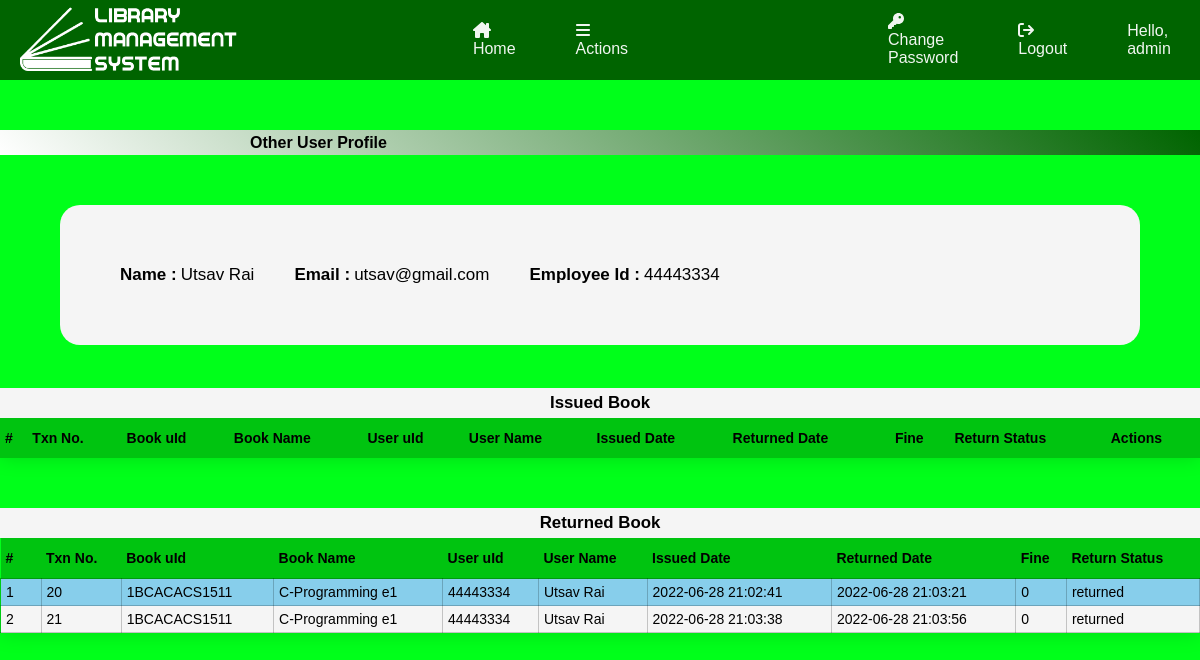
The page /Admins/profileOtherUser.php?id=16&action=p (signed in) on the database its author committed.
### tables this page shows
CREATE TABLE `user_tbl` (
  `id` int(20) NOT NULL,
  `fname` varchar(50) NOT NULL,
  `mname` varchar(50) NOT NULL,
  `lname` varchar(50) NOT NULL,
  `email` varchar(100) NOT NULL,
  `role` varchar(44) NOT NULL,
  `user_uid` varchar(60) NOT NULL,
  `password` varchar(40) NOT NULL
);

CREATE TABLE `issue_tbl` (
  `txn_no` int(100) NOT NULL,
  `book_uid` varchar(100) NOT NULL,
  `user_uid` varchar(100) NOT NULL,
  `issued_date` datetime DEFAULT NULL,
  `returned_date` datetime DEFAULT NULL,
  `return_status` varchar(44) NOT NULL,
  `fine` int(60) NOT NULL DEFAULT 0,
  `timestamp` datetime(6) NOT NULL
);

CREATE TABLE `book_details_tbl` (
  `bid` int(20) NOT NULL,
  `bname` varchar(100) NOT NULL,
  `book_id` varchar(50) NOT NULL,
  `faculty_id` int(20) NOT NULL,
  `subcode` varchar(40) NOT NULL,
  `year` varchar(15) NOT NULL,
  `semester` varchar(10) NOT NULL,
  `edition` int(10) NOT NULL,
  `category_id` int(20) NOT NULL,
  `publication` varchar(100) NOT NULL,
  `author` varchar(100) NOT NULL,
  `price` int(20) NOT NULL,
  `rack_no` varchar(10) NOT NULL,
  `total_qty` int(20) NOT NULL DEFAULT 0,
  `issued_qty` int(20) NOT NULL DEFAULT 0,
  `available_qty` int(20) NOT NULL DEFAULT 0
);

### Admins/profileOtherUser.php (the view, shortened to what this page needs)
<?php
require('adminHeader.php');
require('../config.php');
$id = $_GET['id'];
$action = $_GET['action'];
if ($action == 'p') {
    $sql = "SELECT * FROM `user_tbl` WHERE `id`=$id";
    $result = mysqli_query($conn, $sql);
    $row = mysqli_fetch_assoc($result);
    $fname = $row['fname'];
    $mname = $row['mname'];
    $lname = $row['lname'];
    $email = $row['email'];
    $empid = $row['user_uid'];
    $fullname = $fname . " " . $mname . " " . $lname;
}
?>
<!DOCTYPE html>
<html lang="en">
<head>
    <link rel="stylesheet" href="../css/profile.css">
    <link rel="stylesheet" href="./css/addForm.css">
    <link rel="stylesheet" href="../css/table.css">
</head>
<body>
    <header>
        <div class="title">
            <h4>Other User Profile</h4>
        </div>
    </header>
    <div class="profile-content">
        <div class="profile-dtl">
            <div class="topic">
                <h3>Name : <h4><?php echo $fullname; ?></h4>
                </h3>
            </div>
            <div class="topic">
                <h3>Email : <h4><?php echo $email; ?></h4>
                </h3>
            </div>
            <div class="topic">
                <h3>Employee Id : <h4><?php echo $empid; ?></h4>
                </h3>
            </div>
        </div>
    </div>
    <br>
    <section class="table-container">
        <table class="table">
            <caption>
                <h3>Issued Book</h3>
            </caption>
            <thead>
                <tr>
                    <th>#</th>
                    <th>Txn No.</th>
                    <th>Book uId</th>
                    <th>Book Name</th>
                    <th>User uId</th>
                    <th>User Name</th>
                    <th>Issued Date</th>
                    <th>Returned Date</th>
                    <th>Fine</th>
                    <th>Return Status</th>
                    <th>Actions</th>
                </tr>
            </thead>
        </table>
    </section>
    <section class="table-container">
        <table class="table">
            <caption>
                <h3>Returned Book</h3>
            </caption>
            <thead>
                <tr>
                    <th>#</th>
                    <th>Txn No.</th>
                    <th>Book uId</th>
                    <th>Book Name</th>
                    <th>User uId</th>
                    <th>User Name</th>
                    <th>Issued Date</th>
                    <th>Returned Date</th>
                    <th>Fine</th>
                    <th>Return Status</th>
                </tr>
            </thead>
            <tbody>
                <?php
                $counter = 0;
                $sql = "SELECT * FROM `issue_tbl` WHERE user_uid='$empid' AND return_status='returned'";
                $result = mysqli_query($conn, $sql);
                $num = mysqli_num_rows($result);
                if ($num > 0) {
                    while ($rows = mysqli_fetch_assoc($result)) {
                        $txn_no = $rows['txn_no'];
                        $book_uid = $rows['book_uid'];
                        $user_uid = $rows['user_uid'];
                        $issued_date = $rows['issued_date'];
                        $returnrd_date = $rows['returned_date'];
                        $fine = $rows['fine'];
                        $return_status = $rows['return_status'];
                ?>
                        <tr>
                            <?php
                            $query1 = "SELECT book_details_tbl.bname FROM issue_tbl INNER JOIN book_tbl ON issue_tbl.book_uid = book_tbl.bookuid INNER JOIN book_details_tbl ON book_tbl.bookid=book_details_tbl.book_id WHERE issue_tbl.book_uid='$book_uid'";
                            $result1 = mysqli_query($conn, $query1);
                            $row1 = mysqli_fetch_assoc($result1);
                            $bname = $row1['bname'];
                            $query3 = "SELECT * FROM user_tbl WHERE `user_uid`='$user_uid'";
                            $result3 = mysqli_query($conn, $query3);
                            $num3 = mysqli_num_rows($result3);
                            if ($num3 > 0) {
                                $row3 = mysqli_fetch_assoc($result3);
                                $fname = $row3['fname'];
                                $mname = $row3['mname'];
                                $lname = $row3['lname'];
                                $name = $fname . " " . $mname . " " . $lname;
                            }
                            ?>
                            <td><?php echo ++$counter; ?></td>
                            <td><?php echo $txn_no; ?></td>
                            <td><?php echo $book_uid; ?></td>
                            <td><?php echo $bname; ?></td>
                            <td><?php echo $user_uid; ?></td>
                            <td><?php echo $name; ?></td>
                            <td><?php echo $issued_date; ?></td>
                            <td><?php echo $returnrd_date; ?></td>
                            <td><?php echo $fine; ?></td>
                            <td><?php echo $return_status; ?></td>
                        </tr>
                <?php }
                }
                ?>
            </tbody>
        </table>
    </section>
</body>
</html>

### css/header.css (style rules this page uses)
* { margin: 0; padding: 0; }
body { background-color: rgb(0, 255, 26); font-family: Arial, Helvetica, sans-serif; background-repeat: no-repeat; background-attachment: fixed; }

### css/profile.css (style rules this page uses)
:root { --green: #006400; }
* { margin: 0; padding: 0; font-family: Arial, Helvetica, sans-serif; }
header .title { height: 25px; background: linear-gradient(45deg, white,var(--green)); padding-left: 250px; margin: 50px 0; line-height: 25px; display: flex; }
.profile-content { display: grid; place-items: center; }
.profile-dtl { display: flex; padding: 40px; background-color: whitesmoke; width: 1000px; flex-wrap: wrap; border-radius: 20px; }
.topic { display: flex; margin: 20px; }
.topic h3,.topic h4 { font-size: 17px; }
.topic h4 { font-weight: lighter; margin-left: 4px; }

### Admins/css/addForm.css (style rules this page uses)
:root { --green: #006400; }
* { padding: 0; margin: 0; }
header .title { height: 25px; background: linear-gradient(45deg, white,var(--green)); padding-left: 250px; margin: 50px 0; line-height: 25px; display: flex; }

### css/table.css (style rules this page uses)
:root { --green: #006400; }
* { padding: 0; margin: 0; font-family: Arial, Helvetica, sans-serif; }
.table-container { display: flex; justify-content: center; }
.table { border-collapse: collapse; margin: 25px 0; font-size: 0.9em; box-shadow: 0 0 20px rgba(0, 0, 0, 0.15); width: 1200px; }
table caption { background-color: whitesmoke; padding: 5px; }
.table th { padding: 5px; height: 30px; }
.table td { padding: 5px; min-width: 20px; max-width: 300px; border: 1px solid rgba(0, 0, 0, 0.203); }
.table tr { color: #000000; text-align: left; }
.table thead tr { background-color: #00640061; font-size: 14px; }
.table tbody tr { font-size: 14px; }
.table tbody tr:nth-of-type(even) { background-color: whitesmoke; }
.table tbody tr:nth-of-type(odd) { background-color: skyblue; }

### rows shown on the page
user_tbl: fullname "Utsav Rai", email "utsav@gmail.com", user_uid "44443334"
issue_tbl: txn_no "20", book_uid "1BCACACS1511", book_details_tbl.bname "C-Programming e1", user_uid "44443334", user_tbl.fname+mname+lname "Utsav Rai", issued_date "2022-06-28 21:02:41", returned_date "2022-06-28 21:03:21", fine "0", return_status "returned"
issue_tbl: txn_no "21", book_uid "1BCACACS1511", book_details_tbl.bname "C-Programming e1", user_uid "44443334", user_tbl.fname+mname+lname "Utsav Rai", issued_date "2022-06-28 21:03:38", returned_date "2022-06-28 21:03:56", fine "0", return_status "returned"

### other values the page prints
$_SESSION['role'] "admin"
